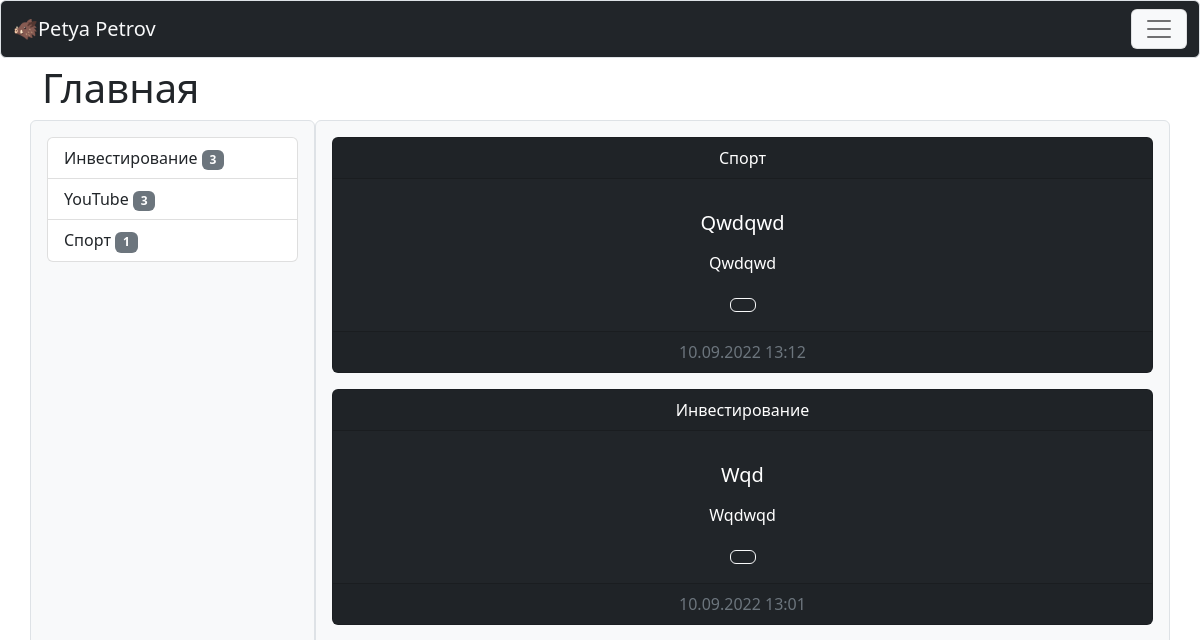
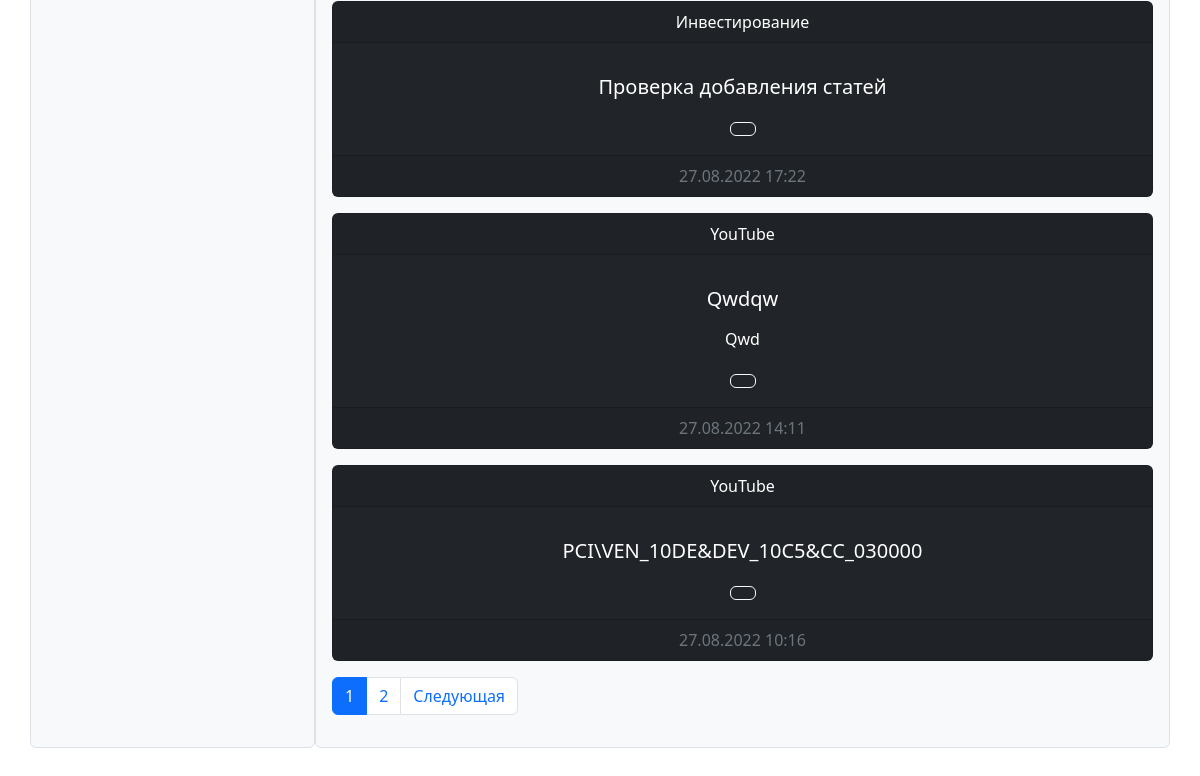
The app's page /, older data (2 pictures, top to bottom).
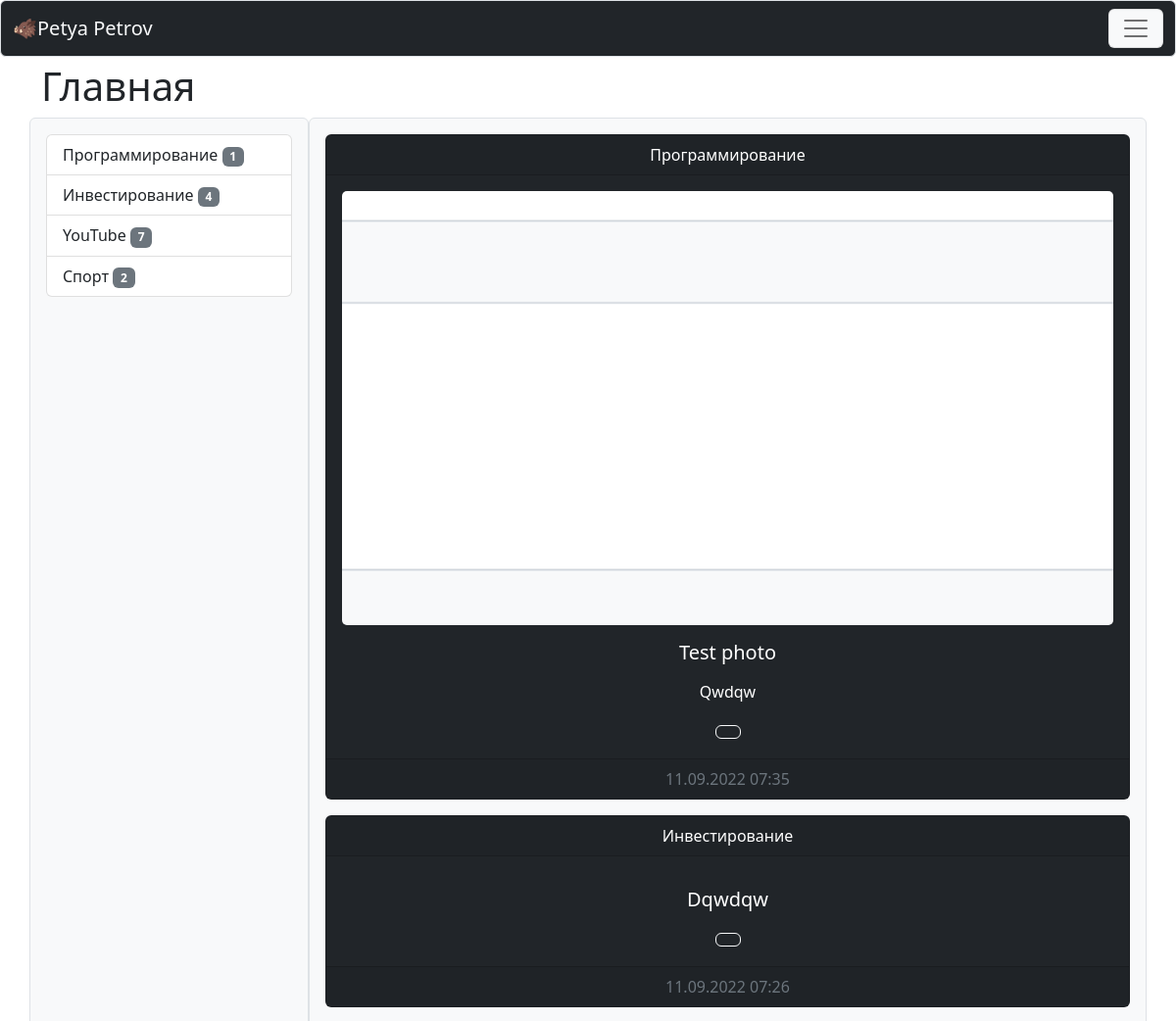
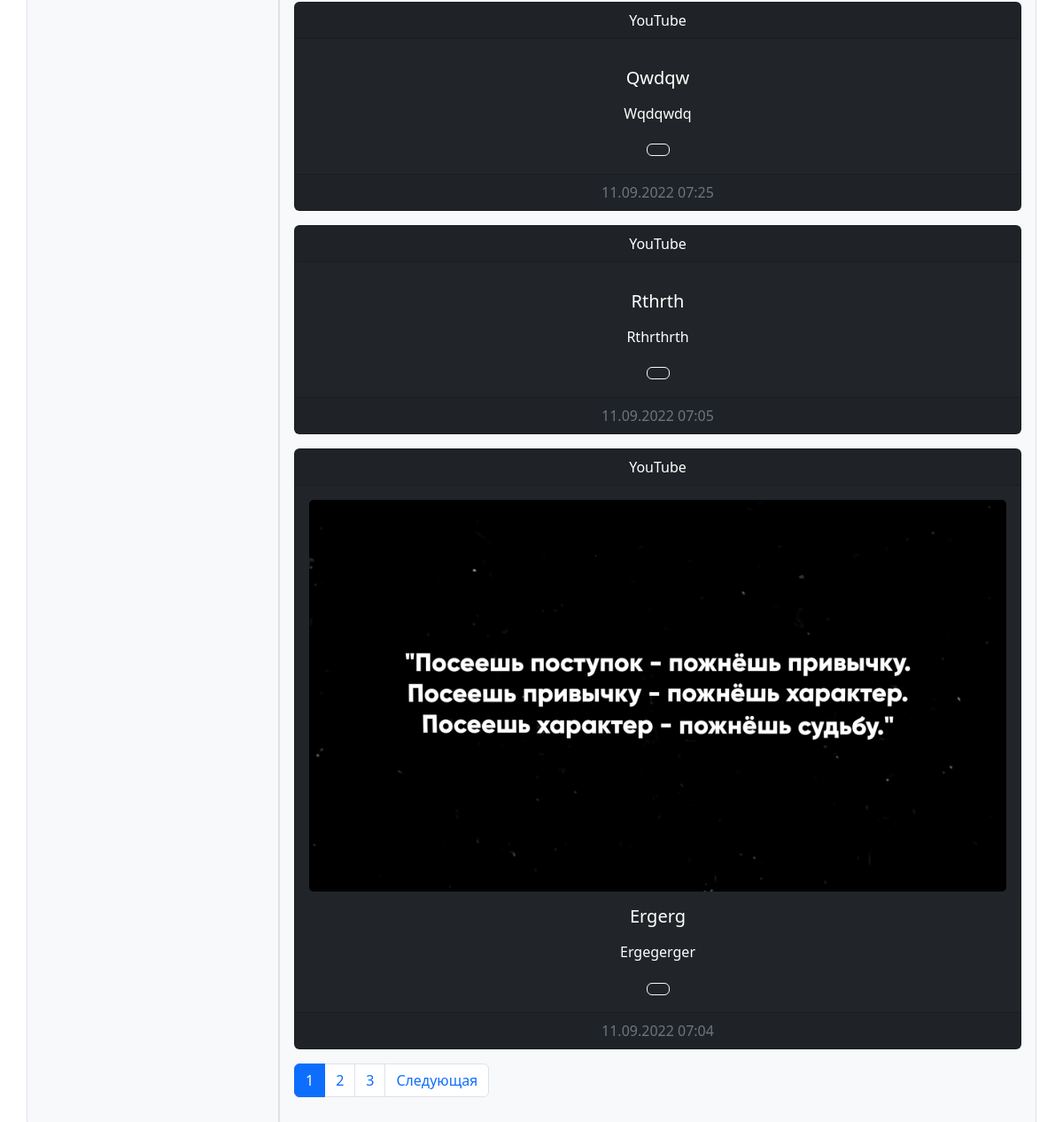
The same page, newer data (2 pictures, top to bottom).
### blog/models.py (models this page shows, shortened)
class Category(models.Model):
    def __str__(self):
        return self.title
    def get_absolute_url(self):
        return reverse('category',kwargs={"category_id": self.pk})
    class Meta:
        verbose_name = 'Категорию'
        verbose_name_plural = 'Категории'
        ordering = ['title']
    title = models.CharField(max_length=255, db_index=True,verbose_name='Название категории')

class Article(models.Model):
    def get_absolute_url(self):
        return reverse('article',kwargs={"pk": self.pk})
    class Meta:
        verbose_name = 'Пост'
        verbose_name_plural = 'Посты'
        ordering = ['-created_at']
    title = models.CharField(max_length=255, db_index=True, verbose_name='Заголовок')
    content = models.TextField(blank=True, verbose_name='Контент')
    created_at = models.DateTimeField(auto_now_add=True, verbose_name='Создано')
    update_at = models.DateTimeField(auto_now=True, verbose_name='Изменено')
    photo = models.ImageField(upload_to='photos/%Y/%m/%d/',blank=True, verbose_name='Текущее фото')
    file = models.FileField(upload_to='files/%Y/%m/%d/',blank=True, verbose_name='Прикрепленный файл')
    published = models.BooleanField(default=True, verbose_name='Опубликовано')
    category = models.ForeignKey('Category', on_delete=models.PROTECT, null=True, verbose_name='Категория', related_name='get_articles')
    views = models.IntegerField(default=0)

### blog/views.py (the view)
# urls.py: path('', HomeArticle.as_view(), name='home'),
class HomeArticle(ListView):
    model = Article
    template_name = 'blog/home.html'
    context_object_name = 'articles'
    paginate_by = 5
    def get_context_data(self, *, object_list = None, **kwargs):
        context = super().get_context_data(**kwargs)
        context['title'] = 'Главная страница'
        context['title_current'] = 'Главная'
        return context
    def get_queryset(self):
        return Article.objects.filter(published=True).select_related('category')

### blog/templatetags/blog_tags.py (called while the page is built)
@register.inclusion_tag('blog/list_categories.html')
def show_categories(category):
    categories = Category.objects.filter(get_articles__published=True).annotate(cnt=Count('get_articles',filter=F('get_articles__published'))).filter(cnt__gt=0)
    return {'categories':categories,'category':category}

### blog/templates/blog/home.html (shortened to what this page needs)
{% extends 'base.html' %}
{% block home %}
<div class="row mb-5">
    <div class="col-md-3 bg-light p-3 border rounded">
        {% include 'blog/include/_sidebar.html' %}
    </div>
    <div class="col-md-9 bg-light p-3 border rounded">
        {% include 'blog/include/_cards.html' %}
        {% include 'blog/include/_paginator.html' %}
    </div>
</div>
{% endblock %}

### blog/templates/blog/list_categories.html
<div class="list-group mb-3">
  {% for cat in categories %}
  {% if cat == category %}
  <a href="{{cat.get_absolute_url}}" class="list-group-item list-group-item-action active bg-dark border-dark">{{cat.title}}
    <span class="badge text-bg-secondary">
      {{cat.cnt}}
    </span>
  </a>
  {% else %}
  <a href="{{cat.get_absolute_url}}" class="list-group-item list-group-item-action">{{cat.title}}
    <span class="badge text-bg-secondary">
      {{cat.cnt}}
    </span>
  </a>
  {% endif %}
  {% endfor %}
</div>

### blog/templates/blog/include/_cards.html (shortened to what this page needs)
{% load static %}
{% for card in articles %}
<div class="card text-bg-dark text-center mb-3">
  <div class="card-header">
    <a href="{{ card.category.get_absolute_url }}" class="list-group-item">{{card.category|capfirst}}</a>
  </div>
  <div class="card-body">
    <div class="media">
      {% if card.photo %}
      <img src="{{ card.photo.url }}" class="card-img" alt="{card.title}">
      {% endif %}
      <div class="media-body  mt-3">
        <h5 class="card-title">{{card.title|capfirst}}</h5>
        <p class="card-text">{{card.content|capfirst|linebreaks|truncatewords:50}}</p>
        <a href="{{card.get_absolute_url}}" class="btn btn-outline-light">
        </a>
      </div>
    </div>
  </div>
  <div class="card-footer text-muted">
    {{card.update_at | date:"d.m.Y H:i"}}
  </div>
</div>
{% empty %}
<h5 class="card-title">Пока нет никаких постов</h5>
{% endfor %}

Row changes from the older to the newer data that the page shows:
no longer on this page (row unchanged): Article: category "Спорт", title "Qwdqwd", content "Qwdqwd", update_at "10.09.2022 13:12"
no longer on this page (row unchanged): Article: category "Инвестирование", title "Wqd", content "Wqdwqd", update_at "10.09.2022 13:01"
no longer on this page (row unchanged): Article: category "Инвестирование", title "Проверка добавления статей", update_at "27.08.2022 17:22"
no longer on this page (row unchanged): Article: category "YouTube", title "Qwdqw", content "Qwd", update_at "27.08.2022 14:11"
no longer on this page (row unchanged): Article: category "YouTube", title "PCI\\VEN_10DE&DEV_10C5&CC_030000", update_at "27.08.2022 10:16"
now on this page (row unchanged): Category: title "Программирование", cnt "1"
computed for Category "Инвестирование": cnt "3" → "4"
computed for Category "YouTube": cnt "3" → "7"
computed for Category "Спорт": cnt "1" → "2"
added Article: category "Программирование", photo (picture), title "Test photo", content "Qwdqw", update_at "11.09.2022 07:35"
added Article: category "Инвестирование", title "Dqwdqw", update_at "11.09.2022 07:26"
added Article: category "YouTube", title "Qwdqw", content "Wqdqwdq", update_at "11.09.2022 07:25"
added Article: category "YouTube", title "Rthrth", content "Rthrthrth", update_at "11.09.2022 07:05"
added Article: category "YouTube", photo (picture), title "Ergerg", content "Ergegerger", update_at "11.09.2022 07:04"
Text that changed along with them:
new list line: "3"
